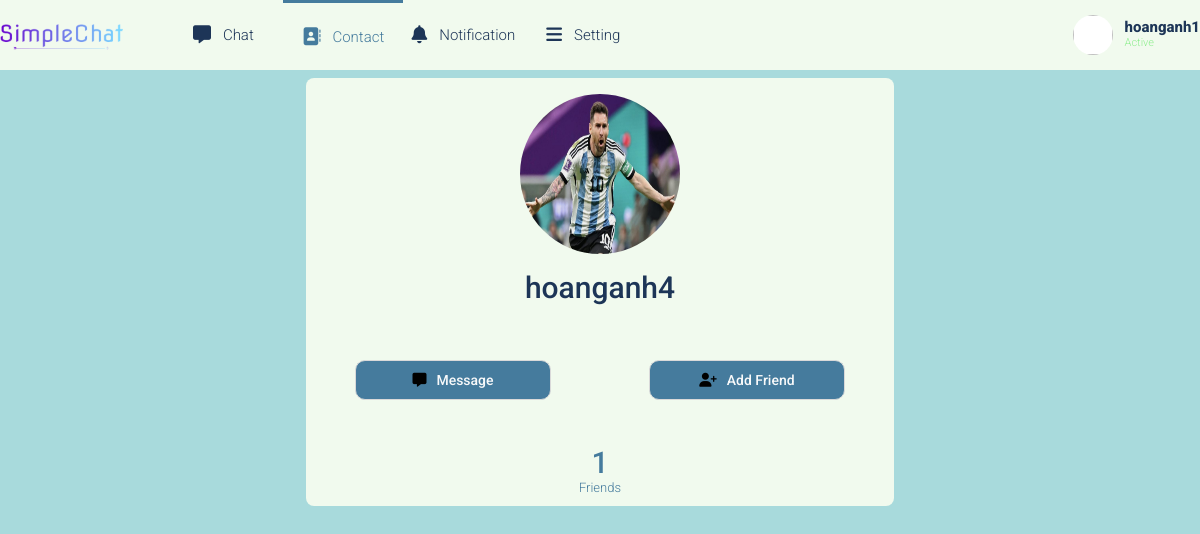
Page /users/profile/5/ (signed in) on the committed database.
### user/models.py (models this page shows, shortened)
class CustomUser(AbstractUser):
    create_date = models.DateTimeField(verbose_name=_("created date"), auto_now_add=True)
    profile_image = models.ImageField(max_length=255, upload_to=get_profile_image_path
                                      , null=True, blank=True, default=get_default_profile_image_path)
    gender = models.CharField(max_length=30, choices=GENDER_CHOICES, null=True, blank=True)
    is_online = models.BooleanField(default=False)

### user/views.py (the view)
# urls.py: path('profile/<int:user_id>/', UserProfileView.as_view(), name='user_profile'),
class UserProfileView(UserBaseView):
    def get(self, request, user_id):
        context = {}
        RELATIONSHIP = 1
        try:
            user_auth_friend_list, created = FriendList.objects.get_or_create(user=request.user)
            user_request_list = None
            user_profile = CustomUser.objects.get(pk=user_id) # this user in profile page
            user_profile_friend_list, created = FriendList.objects.get_or_create(user=user_profile)
            if request.user.id == user_id:
                RELATIONSHIP = 0
                user_profile_friend_list = user_auth_friend_list
                user_request_list = RequestFriend.objects.filter(receiver=request.user, is_active=True)
            elif user_auth_friend_list.is_mutual_friend(user_profile):
                RELATIONSHIP = 1
            else:
                RELATIONSHIP = 2
            context = {
                'user_profile': user_profile,
                'RELATIONSHIP': RELATIONSHIP,
                'user_friend_list': user_profile_friend_list.friends.all(),
                'user_request_list': user_request_list,
            }
            return render(request, 'accounts/profile.html', context)
        except CustomUser.DoesNotExist:
            return HttpResponse("User does not exist")

### friends/models.py (called while the page is built)
    def is_mutual_friend(self, friend):
        if friend in self.friends.all():
            return True
        return False

### templates/accounts/profile.html (shortened to what this page needs)
{% extends "base.html" %}
{% load static %}
{% load widget_tweaks %}
{% block cssblock %}
    <link rel="stylesheet" href="{% static 'css/profile.css' %}?version=1">
{% endblock cssblock %}
{% block header %}
    {% include 'pages/header.html' %}
{% endblock header %}
{% block content %}
<div class="container-profile">
    <div class="grid">
        <div class="grid__row">
            <div class="grid__col-3"></div>
            <div class="grid__col-6">
                <div class="profile">
                    <img src="{{ user_profile.profile_image.url }}" alt="" class="profile__img">
                    <div class="profile__info">
                        <p class="profile__info-username">{{ user_profile.username }}</p>
                    </div>
                    <div class="profile__action">
                        <form class="profile__action" action="{% url 'friends:friend_action' user_profile.pk %}" method="post">
                            {% if RELATIONSHIP == 0 %}
                                <button name="profile_action" value="edit_profile" class="btn btn--with-icon">
                                    <i class=".btn--icon-img fa-solid fa-user-pen"></i>
                                    <p class="btn--icon-text">Edit Profile</p>
                                </button>
                             {% else %}
                                <button name="profile_action" value="message" class="btn btn--with-icon">
                                    <i class=".btn--icon-img fa-solid fa-message"></i>
                                    <p class="btn--icon-text">Message</p>
                                </button>
                                {% if RELATIONSHIP == 2 %}
                                    <button name="profile_action" value="add_friend" class="btn btn--with-icon">
                                        <i class=".btn--icon-img fa-solid fa-user-plus"></i>
                                        <p class="btn--icon-text">Add Friend</p>
                                    </button>
                                {% elif RELATIONSHIP == 1 %}
                                    <button name="profile_action" value="unfriend" class="btn btn--with-icon">
                                        <i class=".btn--icon-img fa-solid fa-user-xmark"></i>
                                        <p class="btn--icon-text">UnFriend</>
                                    </button>
                                {% endif %}
                            {% endif %}
                        </form>
                    </div>
                    <div class="profile__extra">
                        <a href="javascript:void(0);" class="profile__extra-link" id="friend_list_btn">
                            <p class="profile__extra-link__count">
                                {{user_friend_list.count}}
                            </p>
                            <p class="profile__extra-link__title">
                                Friends
                            </p>
                        </a>
                    </div>
                </div>
            </div>
            <div class="grid__col-3">
            </div>
        </div>
    </div>
</div>
{% endblock content %}

### templates/pages/header.html (shortened to what this page needs)
{% load static %}
<header class="header">
    <div class="grid">
        <nav class="header__navbar">
            <div class="header__navbar-left">
                <div class="header__navbar-logo">
                    <a href="{% url 'chatroom:home' %}" class="header__navbar-logo-link">
                        <img class="header__navbar-logo-img" src="{% static 'img/simplechat-logo.png' %}" alt="Logo web">
                    </a>
                </div>
                <ul class="header__navbar-list header__navbar-menu">
                    <li id="navbar-chat" class="header__navbar-item">
                        <a href="{% url 'chatroom:home' %}" class="header__navbar-item-link">
                            <i class="header__navbar-item-logo fa-solid fa-message"></i>
                            Chat
                        </a>
                    </li>
                    <li id="navbar-contact" class="header__navbar-item">
                        <a href="{% url 'friends:friend_list' %}" class="header__navbar-item-link">
                            <i class="header__navbar-item-logo fa-solid fa-address-book"></i>
                            Contact
                        </a>
                    </li>
                    <li id="navbar-notification" class="header__navbar-item">
                        <a href="#" class="header__navbar-item-link">
                            <i class="header__navbar-item-logo fa-solid fa-bell"></i>
                            Notification
                        </a>
                    </li>
                    <li id="navbar-setting" class="header__navbar-item">
                        <a href="#" class="header__navbar-item-link">
                            <i class="header__navbar-item-logo fa-solid fa-bars"></i>
                            Setting
                        </a>
                    </li>
                </ul>
            </div>
            <div class="header__navbar-right">
                {% if user.is_authenticated %}
                    <img class="header__navbar-item-link header__navbar-profile-avatar" alt="">
                    <div id="header-profile-menu" class="header__navbar-profile">
                        <span class="header__navbar-item-link header__navbar-profile-username">{{request.user.username}}</span>
                        <p class="header__navbar-profile-status">Active</p>
                    </div>
                {% endif %}
            </div>
        </nav>
    </div>
</header>

### static/css/base.css (style rules this page uses)
:root { --white-color: #f8f9fa; --black-color: #000; --text-color: #d9d9d9; --primary-color: #a2d2ff; --no-focus-color: #a8dadc; --warning-color: #ef233c; --header-height: 70px; --bg-color-b: #457b9d; --bg-color: #a8dadc; --card-color: #f1faee; --text-b-color: #1d3557; --input-color: rgba(168, 218, 220, .5); --main-chat-color: #E63946; --active-color: #457b9d; --hover-color: rgba(69, 123, 157, .3); }
* { box-sizing: inherit; }
html { font-size: 62.5%; line-height: 1.6rem; font-family: 'Roboto', sans-serif; box-sizing: border-box; }
.grid { width: 1200px; max-width: 100%; margin: 0 auto; }
.grid__row { display: flex; flex-wrap: wrap; margin-left: -12px; margin-right: -12px; }
.grid__col-3 { padding-left: 12px; padding-right: 12px; width: 25%; }
.grid__col-6 { padding-left: 12px; padding-right: 12px; width: 50%; }
.header { height: var(--header-height); background-color: var(--card-color); }
.header__navbar { display: flex; justify-content: space-between; height: var(--header-height); }
.header__navbar-left { display: flex; align-items: center; justify-content: flex-start; flex-grow: 1; }
.header__navbar-right { display: inline-flex; justify-content: center; flex-wrap: nowrap; align-items: center; }
.header__navbar-logo, .header__navbar-logo-link, .header__navbar-logo-img { height: 30px; width: auto; }
.header__navbar-list { list-style: none; }
.header__navbar-menu { height: 100%; display: flex; align-items: center; }
.header__navbar-item { position: relative; height: 100%; flex: 1 0; width: 120px; }
.header__navbar-menu .header__navbar-item { box-sizing: border-box; }
.header__navbar-item, .header__navbar-item-link { text-decoration: none; font-size: 1.5rem; display: inline-flex; color: var(--text-b-color); font-weight: 300; align-items: center; justify-content: center; transition: .25s ease; }
.header__navbar-item--active { border-top: 3px solid var(--active-color); }
.header__navbar-item--active .header__navbar-item-link { color: var(--active-color); }
.header__navbar-item-logo { font-size: 1.8rem; margin: 0 12px 0 0; }
.header__navbar-profile { display: flex; flex-direction: column; align-items: flex-start; margin-left: 12px; cursor: pointer; }
.header__navbar-profile-avatar { width: 40px; border-radius: 50%; box-sizing: border-box; border: 0px solid; background-size: cover; background-repeat: no-repeat; background-position: center; height: 40px; background-color: white; }
.header__navbar-profile-username { font-weight: 800; color: var(--text-b-color); }
.header__navbar-profile-status { margin: 0; color: lightgreen; font-weight: 300; font-size: 1.1rem; }
.btn { min-width: 150px; height: 40px; width: 350px; max-width: 100%; border: none; border-radius: 10px; text-decoration: none; font-size: 1.4rem; font-weight: 500; cursor: pointer; }
.btn.btn--with-icon { border: 1px solid var(--text-color); display: flex; flex-direction: row; justify-content: center; align-items: center; margin: 0 auto; background-color: var(--active-color); }
.btn--icon-text { margin-left: 10px; color: var(--white-color); }

### static/css/profile.css (style rules this page uses)
.container-profile { background-color: var(--bg-color); height: calc(100vh - var(--header-height)); overflow: hidden; }
.profile { display: flex; flex-flow: column nowrap; background-color: var(--card-color); align-items: center; border-radius: 8px; margin-top: 8px; max-height: 800px; height: 100%; }
.profile__img { width: 160px; border: none; height: 160px; border-radius: 50%; margin: 16px 0; background-size: cover; background-position: center; background-repeat: no-repeat; }
.profile__info { display: flex; flex-flow: column nowrap; align-items: center; }
.profile__info-username { margin: 3px 0; font-size: 3rem; font-weight: 500; color: var(--text-b-color); line-height: 3rem; }
.profile__action { display: flex; flex-flow: row nowrap; justify-content: space-around; width: 100%; margin: 24px 0; }
.btn { width: 33.3333%; margin: 16px; min-width: 33.3333%; }
.profile__extra { display: flex; flex-flow: row nowrap; width: 100%; justify-content: center; }
.profile__extra-link { text-decoration: none; font-size: 1.4rem; font-weight: 300; display: flex; flex-flow: column nowrap; justify-content: center; align-items: center; width: 50%; color: var(--active-color); border: none; transition: .3 ease; }
.profile__extra-link__title { margin: 0; font-weight: 300; line-height: 2rem; font-size: 1.3rem; }
.profile__extra-link__count { margin: 0; font-size: 3rem; line-height: 3rem; font-weight: 500; }

### rows in the picture
CustomUser: user.username "hoanganh1"
CustomUser: profile_image (picture), username "hoanganh4"

### other values in the picture
{{ user_friend_list.count }} "1"
